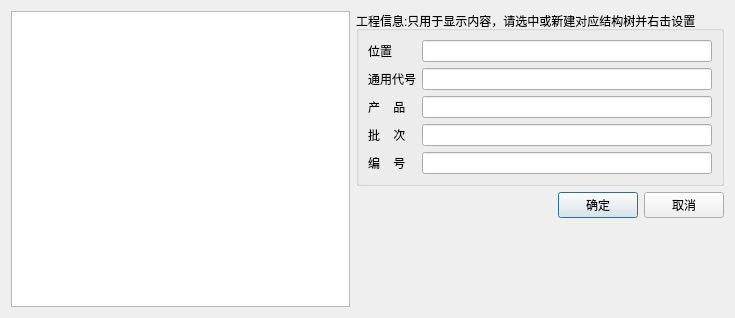
<?xml version="1.0" encoding="UTF-8"?>
<ui version="4.0">
 <class>NewProjectDialog</class>
 <widget class="QDialog" name="NewProjectDialog">
  <property name="geometry">
   <rect>
    <x>0</x>
    <y>0</y>
    <width>735</width>
    <height>318</height>
   </rect>
  </property>
  <property name="windowTitle">
   <string>新建项目</string>
  </property>
  <layout class="QHBoxLayout" name="horizontalLayout_2">
   <item>
    <widget class="QTreeWidget" name="treeWidget">
     <attribute name="headerVisible">
      <bool>false</bool>
     </attribute>
     <column>
      <property name="text">
       <string>新建列</string>
      </property>
     </column>
    </widget>
   </item>
   <item>
    <layout class="QVBoxLayout" name="verticalLayout">
     <item>
      <widget class="QGroupBox" name="groupBox">
       <property name="title">
        <string>工程信息:只用于显示内容，请选中或新建对应结构树并右击设置</string>
       </property>
       <layout class="QGridLayout" name="gridLayout">
        <item row="0" column="0">
         <widget class="QLabel" name="label">
          <property name="text">
           <string>位置</string>
          </property>
         </widget>
        </item>
        <item row="0" column="1">
         <widget class="QLineEdit" name="lineEdit_structTreePath">
          <property name="text">
           <string/>
          </property>
          <property name="readOnly">
           <bool>true</bool>
          </property>
         </widget>
        </item>
        <item row="1" column="0">
         <widget class="QLabel" name="label_2">
          <property name="text">
           <string>通用代号</string>
          </property>
         </widget>
        </item>
        <item row="1" column="1">
         <widget class="QLineEdit" name="lineEdit_type">
          <property name="text">
           <string/>
          </property>
          <property name="readOnly">
           <bool>true</bool>
          </property>
         </widget>
        </item>
        <item row="2" column="0">
         <widget class="QLabel" name="label_3">
          <property name="text">
           <string>产    品</string>
          </property>
         </widget>
        </item>
        <item row="2" column="1">
         <widget class="QLineEdit" name="lineEdit_product">
          <property name="text">
           <string/>
          </property>
          <property name="readOnly">
           <bool>true</bool>
          </property>
         </widget>
        </item>
        <item row="3" column="0">
         <widget class="QLabel" name="label_4">
          <property name="text">
           <string>批    次</string>
          </property>
         </widget>
        </item>
        <item row="3" column="1">
         <widget class="QLineEdit" name="lineEdit_batchNum">
          <property name="text">
           <string/>
          </property>
          <property name="readOnly">
           <bool>true</bool>
          </property>
         </widget>
        </item>
        <item row="4" column="0">
         <widget class="QLabel" name="label_5">
          <property name="text">
           <string>编    号</string>
          </property>
         </widget>
        </item>
        <item row="4" column="1">
         <widget class="QLineEdit" name="lineEdit_caseNum">
          <property name="text">
           <string/>
          </property>
          <property name="readOnly">
           <bool>true</bool>
          </property>
         </widget>
        </item>
       </layout>
      </widget>
     </item>
     <item>
      <layout class="QHBoxLayout" name="horizontalLayout">
       <item>
        <spacer name="horizontalSpacer">
         <property name="orientation">
          <enum>Qt::Horizontal</enum>
         </property>
         <property name="sizeHint" stdset="0">
          <size>
           <width>40</width>
           <height>20</height>
          </size>
         </property>
        </spacer>
       </item>
       <item>
        <widget class="QPushButton" name="pushButtonOK">
         <property name="text">
          <string>确定</string>
         </property>
        </widget>
       </item>
       <item>
        <widget class="QPushButton" name="pushButtonCancel">
         <property name="text">
          <string>取消</string>
         </property>
        </widget>
       </item>
      </layout>
     </item>
     <item>
      <spacer name="verticalSpacer">
       <property name="orientation">
        <enum>Qt::Vertical</enum>
       </property>
       <property name="sizeHint" stdset="0">
        <size>
         <width>20</width>
         <height>40</height>
        </size>
       </property>
      </spacer>
     </item>
    </layout>
   </item>
  </layout>
 </widget>
 <resources/>
 <connections/>
</ui>
